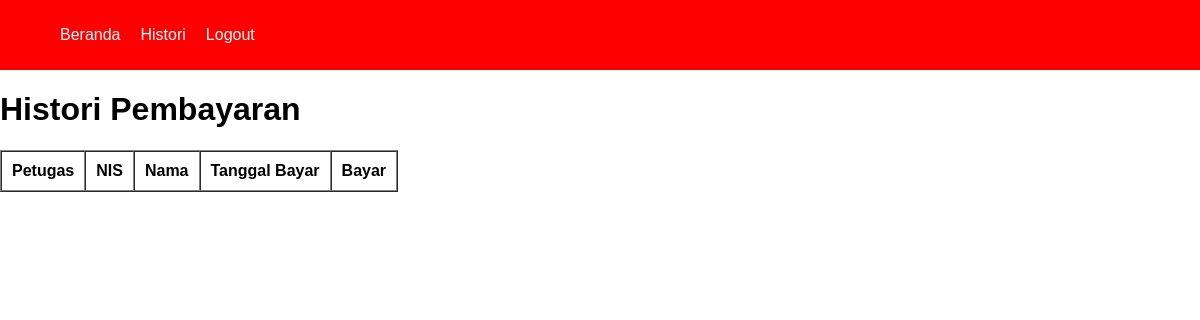
The page /spp/spp.php (signed in) on the database as committed earlier.
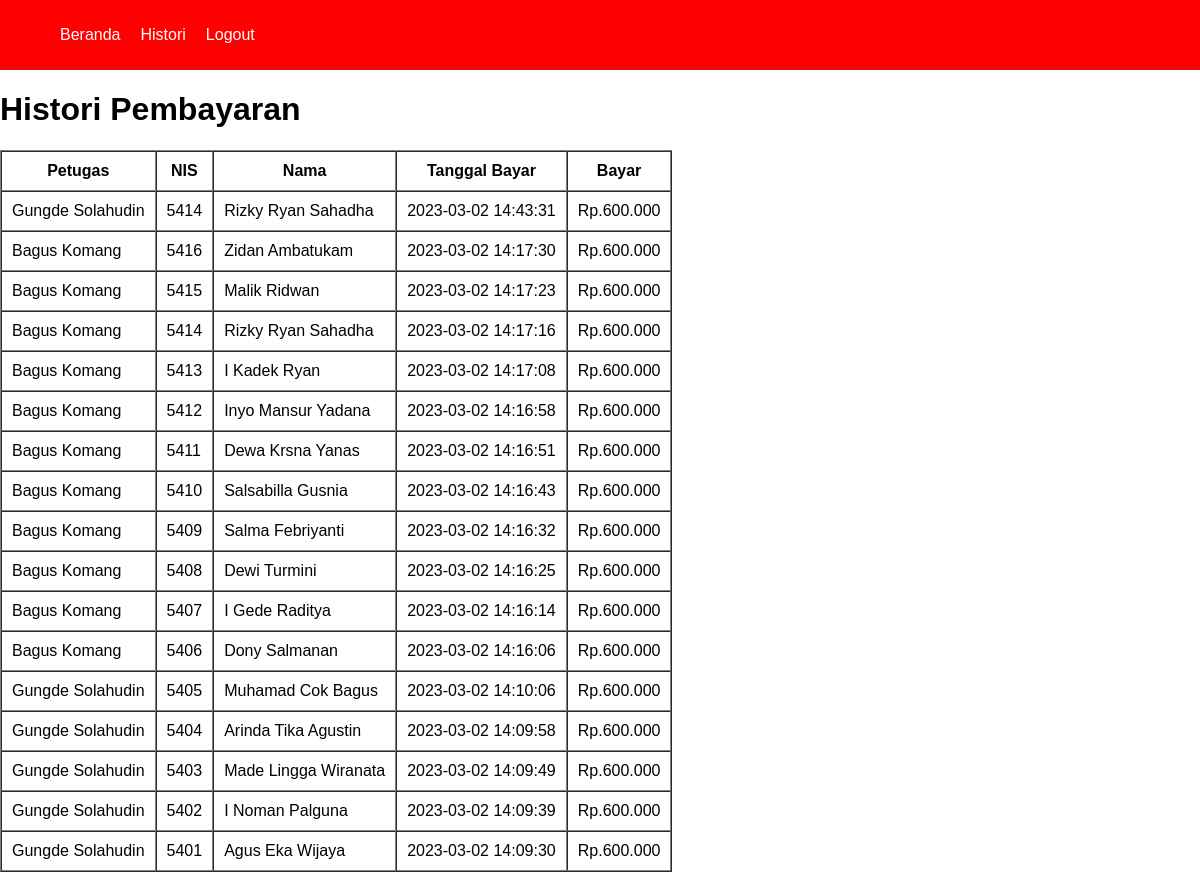
The same page on the database as committed later.
### tables this page shows
CREATE TABLE `tb_spp` (
  `id_spp` int(11) NOT NULL,
  `nip` varchar(5) NOT NULL,
  `nis` int(11) NOT NULL,
  `tgl_bayar` datetime NOT NULL,
  `bayar` double NOT NULL
);

CREATE TABLE `tb_petugas` (
  `nip` varchar(5) NOT NULL,
  `nama_petugas` varchar(100) NOT NULL,
  `username` varchar(50) NOT NULL,
  `password` varchar(50) NOT NULL,
  `leveluser` varchar(50) NOT NULL,
  `no_telp` varchar(50) NOT NULL
);

CREATE TABLE `tb_siswa` (
  `nis` int(11) NOT NULL,
  `nama_siswa` varchar(100) NOT NULL,
  `password` varchar(10) NOT NULL,
  `id_kelas` varchar(10) NOT NULL,
  `jenis_kelamin` varchar(10) NOT NULL,
  `alamat` varchar(100) NOT NULL
);

### spp/functions_spp.php (called while the page is built)
<?php
    $conn = mysqli_connect("localhost", "root", "", "spp_db");
    function query($query){
        global $conn;
        $result = mysqli_query($conn, $query);
        $rows = [];
        while( $row = mysqli_fetch_assoc($result)) {
            $rows[] = $row;
        }
        return $rows;
    }
?>

### spp/spp.php (the view, shortened to what this page needs)
<?php
    require 'functions_spp.php';
    require '../views/template/navbar.php';
    $spp = query("SELECT * FROM tb_spp INNER JOIN tb_siswa USING (nis) INNER JOIN tb_petugas USING (nip) ORDER BY id_spp DESC");
?>
<!DOCTYPE html>
<html lang="en">
<head>
    <link rel="stylesheet" href="../CSS/style.css">
</head>
<body>
    <h1>Histori Pembayaran</h1>
    <table border="1" cellspacing="0" cellpadding="10">
        <tr>
            <th>Petugas</th>
            <th>NIS</th>
            <th>Nama</th>
            <th>Tanggal Bayar</th>
            <th>Bayar</th>
        </tr>
        <?php foreach($spp as $row) : ?>
        <tr>
            <td><?= $row["nama_petugas"]; ?></td>
            <td><?= $row["nis"]; ?></td>
            <td><?= $row["nama_siswa"]; ?></td>
            <td><?= $row["tgl_bayar"] ?></td>
            <td>Rp.<?= number_format($row["bayar"], 0, ',', '.'); ?></td>
        </tr>
        <?php endforeach; ?>
    </table>
</body>
</html>

Rows that differ between the two databases and show on the page:
added tb_spp: nip.nama_petugas "Gungde Solahudin", nis "5414", nis.nama_siswa "Rizky Ryan Sahadha", tgl_bayar "2023-03-02 14:43:31", bayar "600.000"
added tb_spp: nip.nama_petugas "Bagus Komang", nis "5416", nis.nama_siswa "Zidan Ambatukam", tgl_bayar "2023-03-02 14:17:30", bayar "600.000"
added tb_spp: nip.nama_petugas "Bagus Komang", nis "5415", nis.nama_siswa "Malik Ridwan", tgl_bayar "2023-03-02 14:17:23", bayar "600.000"
added tb_spp: nip.nama_petugas "Bagus Komang", nis "5414", nis.nama_siswa "Rizky Ryan Sahadha", tgl_bayar "2023-03-02 14:17:16", bayar "600.000"
added tb_spp: nip.nama_petugas "Bagus Komang", nis "5413", nis.nama_siswa "I Kadek Ryan", tgl_bayar "2023-03-02 14:17:08", bayar "600.000"
added tb_spp: nip.nama_petugas "Bagus Komang", nis "5412", nis.nama_siswa "Inyo Mansur Yadana", tgl_bayar "2023-03-02 14:16:58", bayar "600.000"
added tb_spp: nip.nama_petugas "Bagus Komang", nis "5411", nis.nama_siswa "Dewa Krsna Yanas", tgl_bayar "2023-03-02 14:16:51", bayar "600.000"
added tb_spp: nip.nama_petugas "Bagus Komang", nis "5410", nis.nama_siswa "Salsabilla Gusnia", tgl_bayar "2023-03-02 14:16:43", bayar "600.000"
added tb_spp: nip.nama_petugas "Bagus Komang", nis "5409", nis.nama_siswa "Salma Febriyanti", tgl_bayar "2023-03-02 14:16:32", bayar "600.000"
added tb_spp: nip.nama_petugas "Bagus Komang", nis "5408", nis.nama_siswa "Dewi Turmini", tgl_bayar "2023-03-02 14:16:25", bayar "600.000"
added tb_spp: nip.nama_petugas "Bagus Komang", nis "5407", nis.nama_siswa "I Gede Raditya", tgl_bayar "2023-03-02 14:16:14", bayar "600.000"
added tb_spp: nip.nama_petugas "Bagus Komang", nis "5406", nis.nama_siswa "Dony Salmanan", tgl_bayar "2023-03-02 14:16:06", bayar "600.000"
added tb_spp: nip.nama_petugas "Gungde Solahudin", nis "5405", nis.nama_siswa "Muhamad Cok Bagus", tgl_bayar "2023-03-02 14:10:06", bayar "600.000"
added tb_spp: nip.nama_petugas "Gungde Solahudin", nis "5404", nis.nama_siswa "Arinda Tika Agustin", tgl_bayar "2023-03-02 14:09:58", bayar "600.000"
added tb_spp: nip.nama_petugas "Gungde Solahudin", nis "5403", nis.nama_siswa "Made Lingga Wiranata", tgl_bayar "2023-03-02 14:09:49", bayar "600.000"
added tb_spp: nip.nama_petugas "Gungde Solahudin", nis "5402", nis.nama_siswa "I Noman Palguna", tgl_bayar "2023-03-02 14:09:39", bayar "600.000"
added tb_spp: nip.nama_petugas "Gungde Solahudin", nis "5401", nis.nama_siswa "Agus Eka Wijaya", tgl_bayar "2023-03-02 14:09:30", bayar "600.000"
